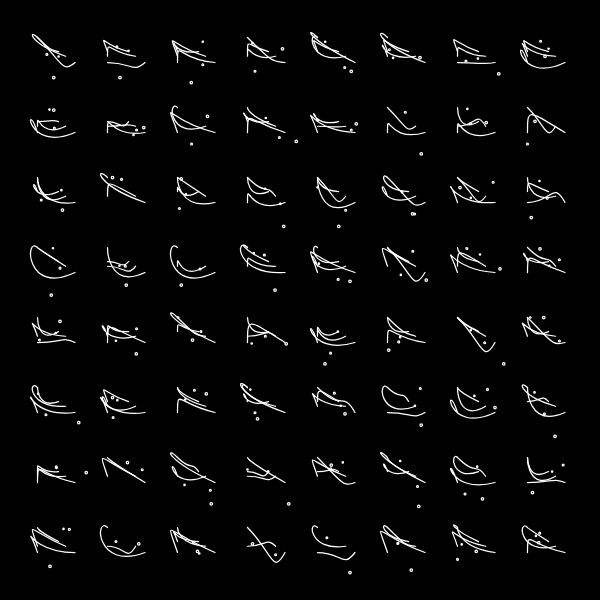
Frame 1 (no input)
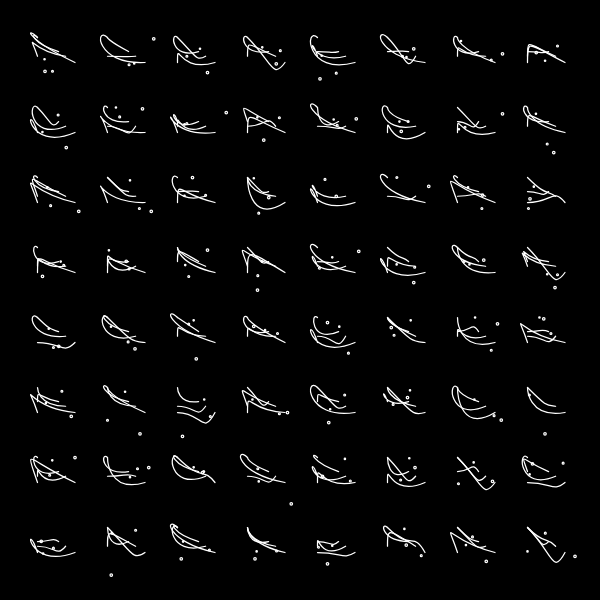
Frame 2 (the mouse pressed at the canvas centre, redrawn once)

The p5.js sketch that drew these frames (run headless with seeded random() and noise() and a simulated clock; the mouse was pressed at the canvas centre and the sketch redrawn once):

// p5.js sketch
// ── sketch.js
// homage to anders hoff, e.g.
// based on https://editor.p5js.org/allison.parrish/sketches/SJ5aR9L2m


let gridSize = 8

function drawLetter(weight, depth) {
  let opt = int(random(3));
  if (random() < 0.5) {
    init2 = 0;
  } else {
    init2 = 20;
  }
  if (opt == 0) {
    a = -10
    b = -10
    c = -10
  } else if (opt == 1) {
    a = 0
    b = 0
    c = 0
  } else if (opt == 2) {
    a = 20
    b = 20
    c = 20
  } else {
    a = 30
    b = 30
    c = 30
  }

  // The first two parameters for the bezier() function
  // specify the first point in the curve and
  // the last two parameters specify the last point.
  // The middle parameters set the control points that define the shape of the curve.

  bezier(0, init2, a, b, c, int(random(40)), 30, 20);
  ellipse(int(random(40)), int(random(40)), 2, 2);

  if ((depth == 1) || (random() < 0.9 && depth < 3)) {
    scale(0.75);
    weight *= 1.33;
    strokeWeight(weight);
    drawLetter(weight, depth + 1);
  }
}

function setup() {
  createCanvas(600, 600);
  stroke(255);
  noFill();
}

function draw() {
  background(0);
  push();
  translate(width / (gridSize * 2), height / (gridSize * 2));
  for (let i = 0; i < gridSize; i++) {
    for (let j = 0; j < gridSize; j++) {
      push();
      translate(i * (width / gridSize - 5), j * (height / gridSize - 5));
      scale(1.25);
      drawLetter(1, 1);
      pop();
    }
  }

  pop();
  noLoop();
}

function mousePressed() {
  draw();
}
